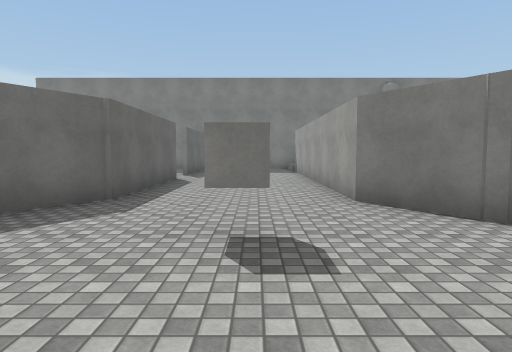
View 1 (above)

20 first-person views from a walk through a 3-D level made in the Unity game engine. The camera is 1.4 m above the floor, tilts 4° down and sees 75° across. The floor is counted in squares, 2 m on a side. Each view is taken from the middle of a square. On the plan, view 1 faces up. The plan holds only what a view shows up to about 10 squares ahead; the rest is blank. The player character is not drawn. Surface patterns are stand-ins for the level's own textures.

View 2
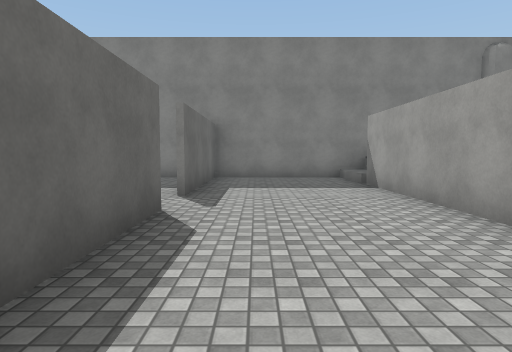

View 3
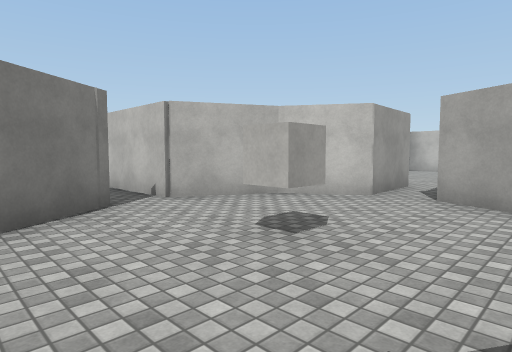

View 4
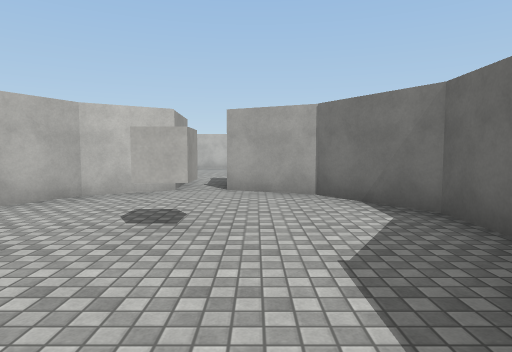

View 5
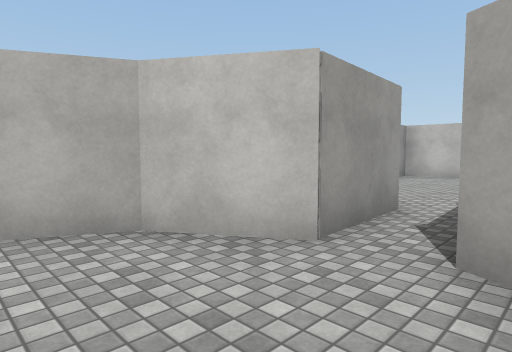

View 6
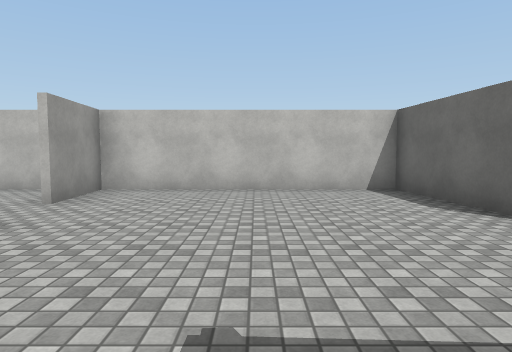

View 7
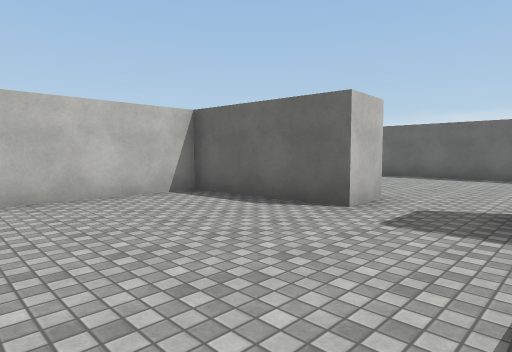

View 8
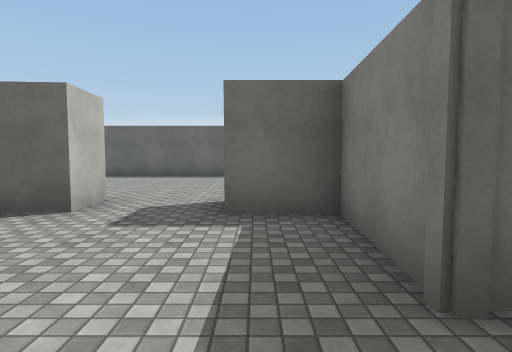

View 9
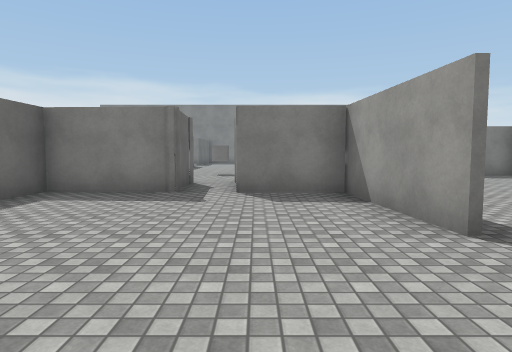

View 10
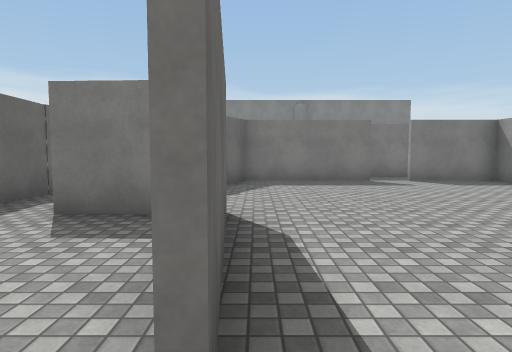

View 11
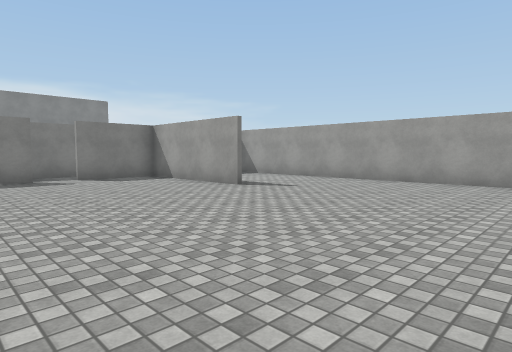

View 12
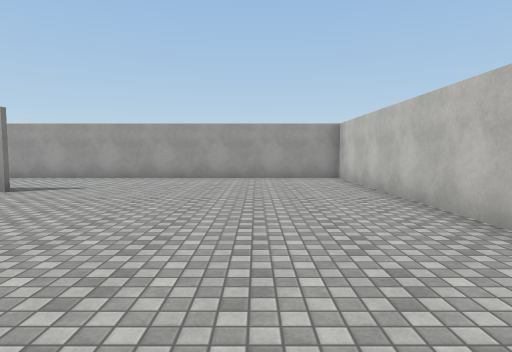

View 13
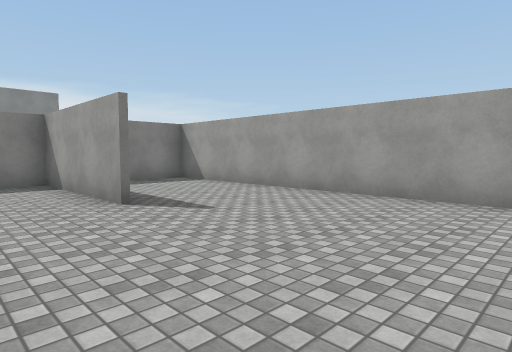

View 14
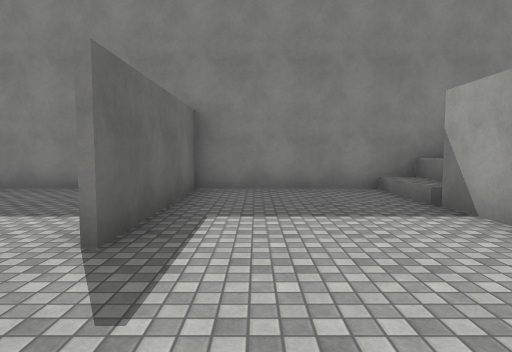

View 15
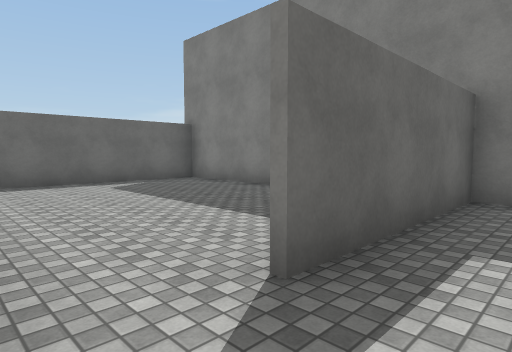

View 16
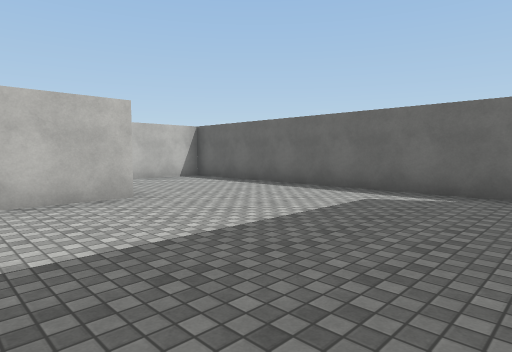

View 17
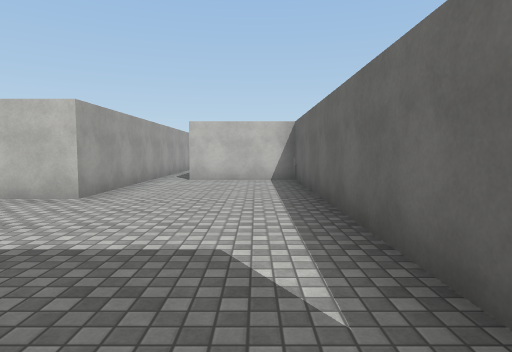

View 18
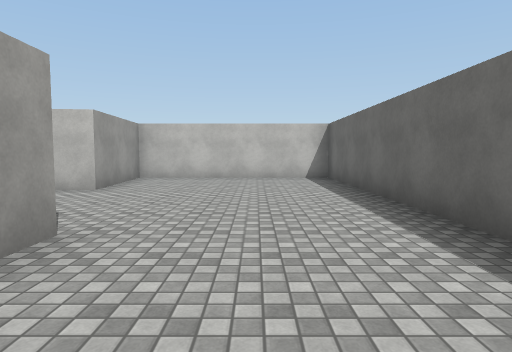

View 19
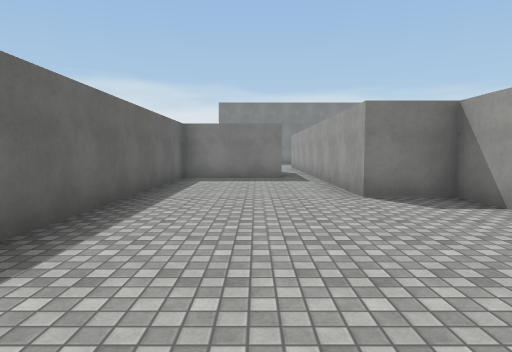

View 20
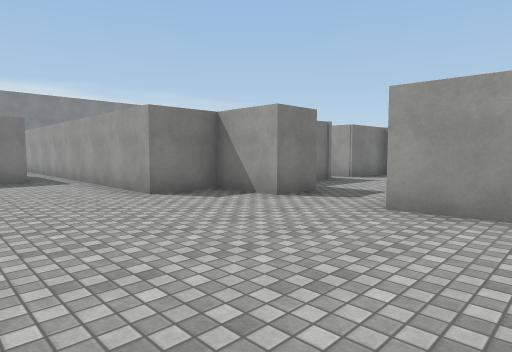

### Floor plan
Points are (right, up) in squares from view 1. A wall is a line through its corners. A room is listed if a view was taken in it or the views show most of it. See-through windows are left out.
Room 1 (views 1, 6, 7, 8, 9, 10, 12)
walls: (2.8, -5.3) (2.5, -2.3) (0.7, -2.2) (0.5, -0.2); (-4, -5.2) (-2.9, -5.2) (-2.6, -8.3) (3.1, -8.3); (3, -8.3) (2.9, -6.4); (-0.5, -0.2) (-0.4, -2.1) (-2.8, -2) (-2.8, -3.4) (-3.9, -3.4)
ways out: opening at (0, 0) to room 2; opening at (3, -6) to room 3; opening at (-3, -4.5) to room 5
Room 2 (views 2, 3, 4, 5, 14, 15)
walls: (-2.2, 9.1) (-2.2, 5.1) (-3.1, 3.5) (-3.1, 2.2) (-2, 0.5) (-0.5, -0.2); (2.6, 3.2) (1.4, 4.8) (1.4, 12.4); (0.5, -0.2) (1.8, 0.6) (2.7, 2.3); (-2.2, 14.5) (-2.2, 10.4); (2.6, 14.4) (-2.1, 14.4)
low walls: (2.1, 13.5) (2.1, 14.5)
ways out: opening at (0, 0) to room 1; opening at (-2, 10) to room 4
objects: cube (0, 3)
Room 3 (views 11, 13)
walls: (8.9, -1.6) (8.9, 2.2) (6.8, 2.2); (2.7, -2.2) (2.9, -5.3); (5.9, 2.2) (2.7, 2.2) (2.4, 1.4); (7.4, 3.4) (6, 3.4); (3.1, -8.3) (12.2, -8.3) (12.2, 2.2) (10.6, 2.2)
ways out: opening at (3, -6) to room 1
Room 4 (views 16, 17)
walls: (-2.1, 14.4) (-9, 14.4) (-9, 5.4) (-6.2, 5.4); (-5.3, 5.6) (-5.3, 9) (-3.6, 9)
ways out: opening at (-2, 10) to room 2; opening at (-6, 5) to room 5
Room 5 (views 18, 19, 20)
walls: (-3.9, -3.4) (-3.9, -1.8) (-5.3, -1.8) (-5.3, 5.6); (-6.2, 2.2) (-9, 2.2) (-9, -8.3) (-3.8, -8.3) (-4, -5.2)
ways out: opening at (-3, -4.5) to room 1; opening at (-6, 5) to room 4

Positions as (right, up) in squares from view 1, and headings:
1: (0, 0), facing up
2: (-1, 5), facing up
3: (-2, 5), facing down-right
4: (-1, 6), facing down
5: (-1, 2), facing down-right
6: (0, -2), facing down
7: (1, -3), facing down-left
8: (1, -3), facing left
9: (1, -8), facing up
10: (3, -6), facing up
11: (4, -7), facing up-right
12: (3, -6), facing right
13: (7, -6), facing up-right
14: (-1, 8), facing up
15: (-1, 9), facing up-left
16: (-3, 14), facing down-left
17: (-8, 14), facing down
18: (-7, 1), facing down
19: (-7, -7), facing up
20: (-8, -7), facing up-right
